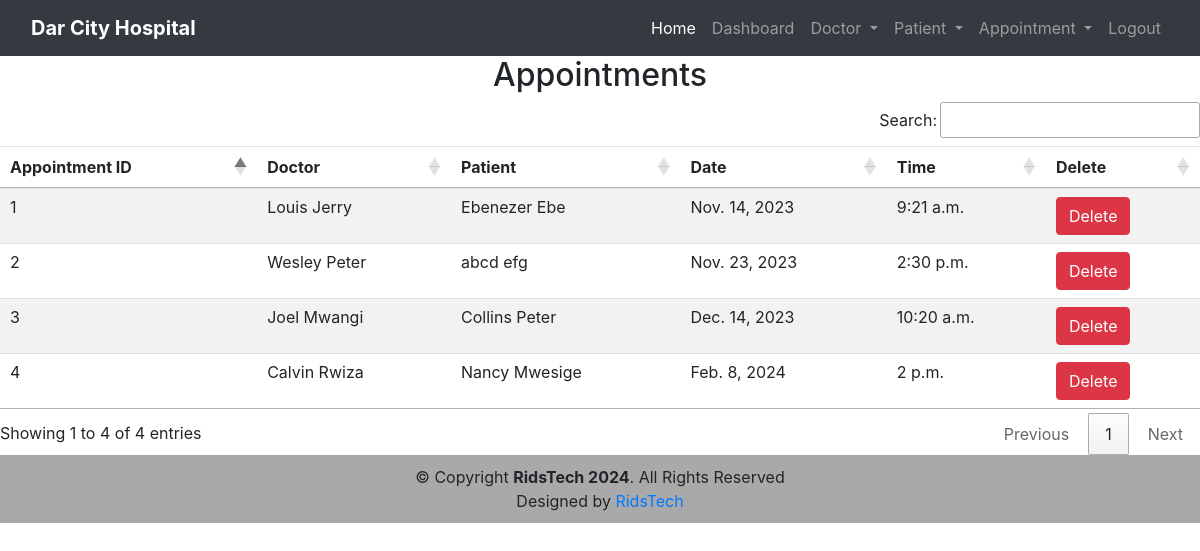
Screenshot of /view_appointment (signed in) with the database file from the repository.
### hospital/models.py (models this page shows, shortened)
class Appointment(models.Model):
    doctor=models.ForeignKey(Doctor,on_delete=models.CASCADE)
    patient=models.ForeignKey(Patient,on_delete=models.CASCADE)
    date=models.DateField()
    time=models.TimeField()

class Doctor(models.Model):
    name=models.CharField(max_length=100)
    mobile=models.IntegerField()
    special=models.CharField(max_length=60)
    def __str__(self):
        return self.name

class Patient(models.Model):
    name=models.CharField(max_length=100)
    gender=models.CharField(max_length=100)
    mobile=models.IntegerField(null=True)
    age=models.IntegerField(null=True)
    address=models.TextField()
    def __str__(self):
        return self.name

### hospital/views.py (the view)
# urls.py: path('view_appointment',views.view_appointment,name='view_appointment'),
def view_appointment(request):
    if not request.user.is_staff:
        redirect('login')
    appointments=Appointment.objects.all()
    return render(request,'view_appointment.html',{'appointments':appointments})

### templates/view_appointment.html (shortened to what this page needs)
{% include 'navigation.html' %}
{% include 'base.html' %}
{% block content %}
<div>
    <h2 class="text-center">Appointments</h2>
    <table id="example" class="table table-striped table-hover">
        <thead>
            <tr>
                <th>Appointment ID</th>
                <th>Doctor</th>
                <th>Patient</th>
                <th>Date</th>
                <th>Time</th>
                <th>Delete</th>
            </tr>
        </thead>
        <tbody>
            {% for appointment in appointments %}
            <tr>
                <td>{{appointment.id}}</td>
                <td>{{appointment.doctor}}</td>
                <td>{{appointment.patient}}</td>
                <td>{{appointment.date}}</td>
                <td>{{appointment.time}}</td>
                <td><a href=" /delete_appointment/{{appointment.id}}" class="btn btn-danger" onclick="return confirm('Are you sure you want to delete this?')">Delete</a></td>
            </tr>
            {% endfor %}
        </tbody>
    </table>
</div>
{% endblock content %}
  <footer id="footer">
    <div class="footer-bottom bottom-fixed">
      <div class="container">
        <div class="row">
    <div class="container">
      <div class="copyright">
        &copy; Copyright <strong><span>RidsTech 2024</span></strong>. All Rights Reserved
      </div>
      <div class="credits">
        Designed by <a href="https://ridstech.com/">RidsTech</a>
      </div>
    </div>
  </footer>

### templates/navigation.html (style rules this page uses)
body { padding-top: 56px; }

### templates/view_appointment.html (style rules this page uses)
footer { position: dynamic; bottom: 0; width: 100%; background-color: darkgray; text-align: center; padding: 10px; }

### rows the page displays
Appointment: id "1", doctor "Louis Jerry", patient "Ebenezer Ebe", date "Nov. 14, 2023", time "9:21 a.m."
Appointment: id "2", doctor "Wesley Peter", patient "abcd efg", date "Nov. 23, 2023", time "2:30 p.m."
Appointment: id "3", doctor "Joel Mwangi", patient "Collins Peter", date "Dec. 14, 2023", time "10:20 a.m."
Appointment: id "4", doctor "Calvin Rwiza", patient "Nancy Mwesige", date "Feb. 8, 2024", time "2 p.m."
